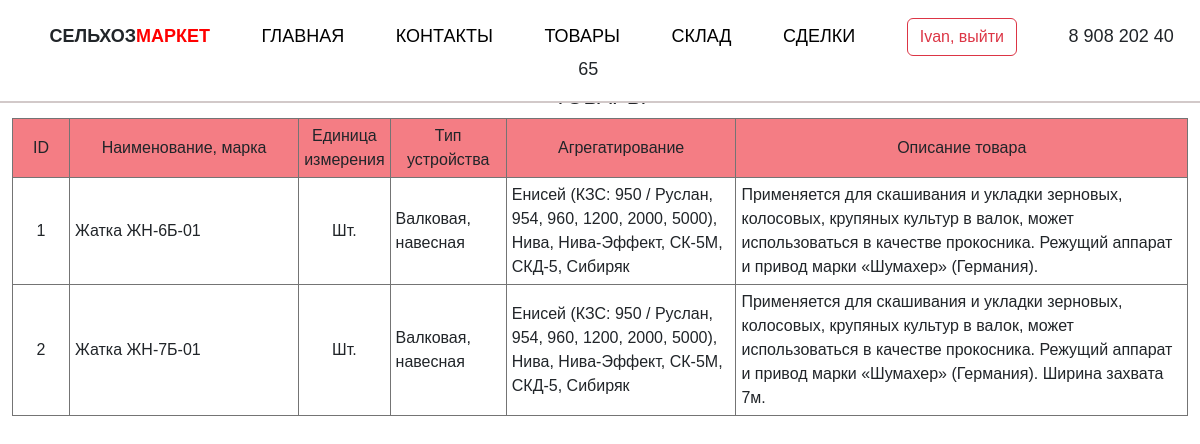
/products (signed in), run on the app's committed database.
### example_app/models.py (models this page shows)
class Product(models.Model):
    name = models.CharField(max_length=20, verbose_name='Нименование товара',)
    description = models.CharField(max_length=1000, verbose_name='Описание товара')
    type = models.CharField(max_length=50, verbose_name='Тип устройства')
    аggregation = models.CharField(max_length=500, verbose_name='Агрегатирование')
    def __str__(self):  # чтобы при выборе группы виделось только имя
        return self.name

### example_app/views.py (the view)
# urls.py: path('products', products),
def products(request):
    product = Product.objects.all()
    print(product)  # вывод продукта в консоль
    data = {'header': 'Товары',
            'list': [],
            'product': product,
            }
    return render(request, 'example_app/products.html', context=data)

### example_app/templates/example_app/products.html
{% extends 'example_app/base.html' %}
{% load static %}
{% block table %}
{% if product.count > 0 %}
<table align="center">
    <tr style="background-color: #f47d84; text-align: center;">
        <td style="width:5%">ID</td>
        <td style="width:20%">Наименование, марка</td>
        <td style="width:5%">Единица измерения</td>
        <td style="width:10%">Тип устройства</td>
        <td style="width:20%">Агрегатирование</td>
        <td style="width:40%">Описание товара</td>
    </tr>
    {% for p in product %}
    <tr>
        <td style="text-align: center;">{{p.id}}</td>
        <td>{{p.name}}</td>
        <td style="text-align: center;">Шт.</td>
        <td>{{p.type}}</td>
        <td>{{p.аggregation}}</td>
        <td>{{p.description}}</td>
    </tr>
    {% endfor %}
</table>
{% else %}
<h2>Нет записи в таблице "Товары"</h2>
{% endif %}
{% endblock table %}

### example_app/templates/example_app/base.html (shortened to what this page needs)
<!DOCTYPE html>
{% load static %}
<html lang='en'>
    <head>
        <link href="https://cdn.jsdelivr.net/npm/bootstrap@5.3.0-alpha1/dist/css/bootstrap.min.css" rel="stylesheet">
        <link rel="stylesheet" href= "{% static 'css/style.css' %}">
    </head>
    <body>
        <dl class="navigate">
            <dd><b>СЕЛЬХОЗ<span class="colortext">МАРКЕТ</span></b></dd>
            <dd><a href='index'>ГЛАВНАЯ</a></dd>
            <dd><a href='contact'>КОНТАКТЫ</a></dd>
            <dd><a href='products'>ТОВАРЫ</a></dd>
            <dd><a href='stock'>СКЛАД</a></dd>
            {% if user.is_authenticated %}
            <dd><a href='deal'>СДЕЛКИ</a></dd>
            <dd><a href='logout' type="button" class="btn btn-outline-danger">{{user}}, выйти</a></dd>
            {% else %}
            <dd><a href='login' type="button" class="btn btn-outline-danger">Вход в личный кабинет</a></dd>
            {% endif %}
            <dd>8 908 202 40 65</dd>
        </dl>
        <br>
        <h1>{{header}}</h1>
        <div class="container">
            {% block table %}{% endblock table %}
        </div>
    </body>
</html>

### example_app/static/css/style.css (style rules this page uses)
body { position: relative; font-family: Helvetica, Arial, sans-serif; }
h1 { font-size: 22px; text-align: center; text-transform: uppercase; margin-top: 5%; }
.container { max-width: 1366px; margin-right: auto; margin-left: auto; padding-bottom: 30px; }
.navigate { border-bottom: 2px solid #d2c9c9; background-color: #ffffff; position: fixed; width: 100%; z-index: 999; padding: 1em; font-size: 18px; text-align: center; }
.navigate dd { display: inline; margin: 2%; list-style: none; }
.colortext { color: red; }
a { color: #000; text-decoration: none; }
table { margin-left: auto; margin-right: auto; width: 100%; border: solid #747474; border-width: 1px; }
td { border: 1px solid #747474; padding: 5px; }

### data on the page
Product: id "1", name "Жатка ЖН-6Б-01", type "Валковая, навесная", аggregation "Енисей (КЗС: 950 / Руслан, 954, 960, 1200, 2000, 5000), Нива, Нива-Эффект, СК-5М, СКД-5, Сибиряк", description "Применяется для скашивания и укладки зерновых, колосовых, крупяных культур в валок, может использоваться в качестве прокосника. Режущий аппарат и привод марки «Шумахер» (Германия)."
Product: id "2", name "Жатка ЖН-7Б-01", type "Валковая, навесная", аggregation "Енисей (КЗС: 950 / Руслан, 954, 960, 1200, 2000, 5000), Нива, Нива-Эффект, СК-5М, СКД-5, Сибиряк", description "Применяется для скашивания и укладки зерновых, колосовых, крупяных культур в валок, может использоваться в качестве прокосника. Режущий аппарат и привод марки «Шумахер» (Германия). Ширина захвата 7м."

### other printed values
{{ user }} "Ivan"
